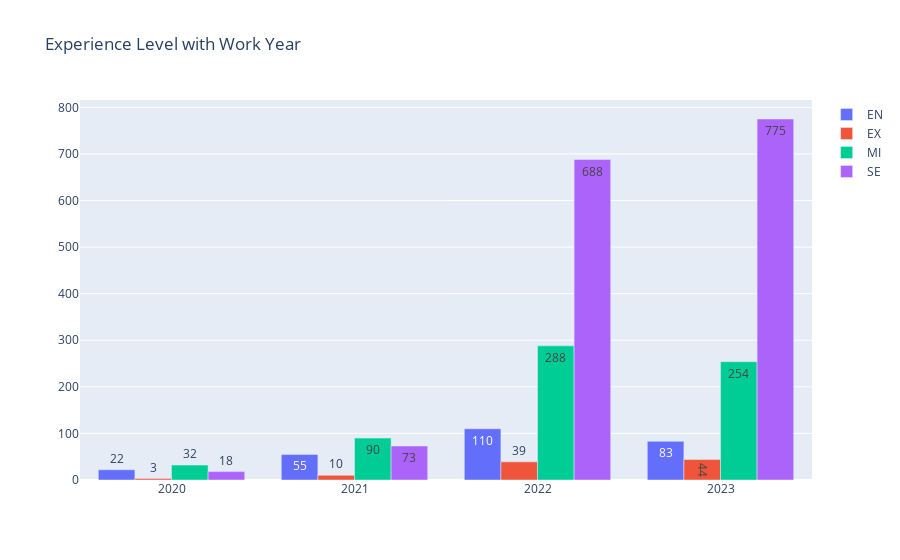

This figure's notebook cell:
### Markdown cell above
👉 Trường dữ liệu: *experience_level, work_year*\
👉 Biểu đồ: cột. Giải thích: biểu đồ cột thường được sử dụng để so sánh các giá trị số liệu với nhau nên nó thích hợp với việc so sánh giữa những cấp độ kinh nghiệm trong một năm và so sánh giữa những các năm với nhau. Vì kinh nghiệm sẽ được chia thành 4 cấp độ, nên ở mỗi công việc sẽ có 4 cột để thể hiện số lượng ở mỗi cấp độ.\
👉 Màu sắc: mỗi cấp độ kinh nghiệm khác nhau sẽ được biểu diễn bằng màu sắc khác khau, cụ thể là 4 màu ứng với 4 cấp độ kinh nghiệm EN (màu lam), EX (màu đỏ), MI(màu lục), SE(màu chàm). Mục đích: phân biệt các cấp độ kinh nghiệm của mỗi công việc, giúp người nhìn dễ dàng phân biệt được các cấp độ kinh nghiệm khác nhau một cách nhanh chóng.

### Code cell
exp_year = salaries_df.groupby(['experience_level','work_year']).size()
fig = go.Figure(data = [
    go.Bar(name = 'EN', x = exp_year['EN'].index,
           y = exp_year['EN'].values, text = exp_year['EN'].values),
    go.Bar(name = 'EX', x = exp_year['EX'].index,
           y = exp_year['EX'].values, text = exp_year['EX'].values),
    go.Bar(name = 'MI', x = exp_year['MI'].index,
           y = exp_year['MI'].values, text = exp_year['MI'].values),
    go.Bar(name = 'SE', x = exp_year['SE'].index,
           y = exp_year['SE'].values, text = exp_year['SE'].values),
])
fig.update_layout(title = 'Experience Level with Work Year')

fig.show()

### Figure 1 — Plotly figure (JSON) as saved in the notebook; plotly's stock layout.template omitted (floating-point values rounded to 4 significant figures)
{"data": [{"name": "EN", "text": [22, 55, 110, 83], "type": "bar", "x": [2020, 2021, 2022, 2023], "y": [22, 55, 110, 83]}, {"name": "EX", "text": [3, 10, 39, 44], "type": "bar", "x": [2020, 2021, 2022, 2023], "y": [3, 10, 39, 44]}, {"name": "MI", "text": [32, 90, 288, 254], "type": "bar", "x": [2020, 2021, 2022, 2023], "y": [32, 90, 288, 254]}, {"name": "SE", "text": [18, 73, 688, 775], "type": "bar", "x": [2020, 2021, 2022, 2023], "y": [18, 73, 688, 775]}], "layout": {"title": {"text": "Experience Level with Work Year"}}}
